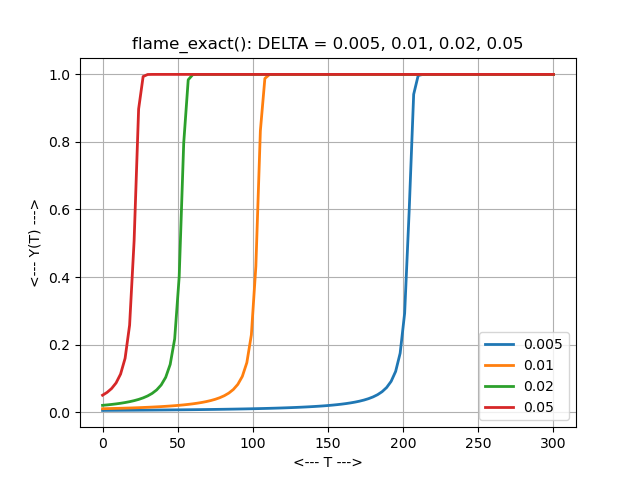

Write Python code to recreate this figure.
#! /usr/bin/env python3
#
def flame_exact_test ( ):

#*****************************************************************************80
#
## flame_exact_test() tests flame_exact().
#
#  Discussion:
#
#    The governing equation is
#
#      dydt = y^2 - y^3
#      y(t0) = y0
#
#  Licensing:
#
#    This code is distributed under the MIT license.
#
#  Modified:
#
#    29 January 2022
#
#  Author:
#
#    John Burkardt
#
  import matplotlib.pyplot as plt
  import numpy as np
  import platform

  print ( '' )
  print ( 'flame_exact_test():' )
  print ( '  python version: ' + platform.python_version ( ) )
  print ( '  numpy version:  ' + np.version.version )
  print ( '  flame_exact() evaluates the exact solution of the flame ODE.' )
#
#  Get default parameters.
#
  t0, y0, tstop = flame_parameters ( )
#
#  Set final time to 300.
#
  tstop = 300.0
  flame_parameters ( t0, y0, tstop )

  print ( '' )
  print ( '  parameters:' )
  print ( '    t0 =    ', t0 )
  print ( '    tstop = ', tstop )
  print ( '' )

  t = np.linspace ( t0, tstop, 101 )

  plt.clf ( )

  for y0 in [ 0.005, 0.01, 0.02, 0.05 ]:

    print ( '  Evaluate for y0 = ', y0 )

    flame_parameters ( t0, y0, tstop )
    y = flame_exact ( t )

    plt.plot ( t, y, linewidth = 2 )

  s = ( 'flame_exact(): DELTA = 0.005, 0.01, 0.02, 0.05' )
  plt.title ( s )
  plt.grid ( True )
  plt.xlabel ( '<--- T --->' )
  plt.ylabel ( '<--- Y(T) --->' )
  plt.legend ( [ '0.005', '0.01', '0.02', '0.05' ] )
  filename = 'flame_exact.png'
  plt.savefig ( filename )
  print ( '  Graphics saved as "' + filename + '"' )
  plt.show ( block = False )
  plt.close ( )
#
#  Terminate.
#
  print ( '' )
  print ( 'flame_exact_test():' )
  print ( '  Normal end of execution.' )
  return

def flame_exact ( t ):

#*****************************************************************************80
#
## flame_exact() evaluates the exact solution of flame_ode().
#
#  Discussion:
#
#    1 equation.
#
#    Moler attributes this problem to Lawrence Shampine.
#
#    The equation describes the radius of a ball of flame that
#    begins, at time 0, at DELTA.
#
#      Y(0) = DELTA
#
#    The rate of fuel consumption is proportional to the volume, and
#    the rate of fuel intake is proportional to the area of the ball.
#    We take the constant of proportionality to be 1.
#
#      Y' = Y^2 - Y^3
#
#    The data is normalized so that Y = 1 is the equilibrium solution.
#
#    The computation is to be made from T = 0 to T = 2/DELTA.
#
#    For values of DELTA close to 1, such as 0.01, the equation is
#    not stiff.  But for DELTA = 0.0001, the equation can become
#    stiff as the solution approaches the equilibrium solution Y = 1,
#    and computed solutions may be wildly inaccurate or cautious
#    solvers may take very small timesteps.
#
#    The exact solution involves the Lambert W function, defined by
#
#      W(z) * exp ( W(z) ) = z
#
#    and if we set
#
#      A = ( 1 / DELTA - 1 )
#
#    then
#
#      Y(T) = 1 / ( W(A*exp(A-T)) + 1 )
#
#  Licensing:
#
#    This code is distributed under the MIT license.
#
#  Modified:
#
#    27 April 2024
#
#  Author:
#
#    John Burkardt
#
#  Reference:
#
#    Cleve Moler,
#    Cleve's Corner: Stiff Differential Equations,
#    MATLAB News and Notes,
#    May 2003, pages 12-13.
#
#  Input:
#
#    real T(:): the times.
#
#  Output:
#
#    real Y(:), the exact solution values.
#
  from scipy.special import lambertw
  import numpy as np

  t0, y0, tstop = flame_parameters ( )

  a = ( 1.0 - y0 ) / y0
  y = 1.0 / np.real ( lambertw ( a * np.exp ( a - ( t - t0 ) ) ) + 1.0 )

  return y

def flame_parameters ( t0_user = None, y0_user = None, \
  tstop_user = None ):

#*****************************************************************************80
#
## flame_parameters() returns the parameters of flame_ode().
#
#  Discussion:
#
#    If input values are specified, this resets the default parameters.
#    Otherwise, the output will be the current defaults.
#
#  Licensing:
#
#    This code is distributed under the MIT license.
#
#  Modified:
#
#    28 January 2022
#
#  Author:
#
#    John Burkardt
#
#  Input:
#
#    real T0_USER: the initial time.
#
#    real Y0_USER: the initial condition.
#
#    real TSTOP_USER: the final time.
#
#  Output:
#
#    real T0: the initial time.
#
#    real Y0: the initial condition.
#
#    real TSTOP: the final time.
#
  import numpy as np
#
#  Initialize defaults.
#
  if not hasattr ( flame_parameters, "t0_default" ):
    flame_parameters.t0_default = 0.0

  if not hasattr ( flame_parameters, "y0_default" ):
    flame_parameters.y0_default = np.array ( [ 0.01 ] )

  if not hasattr ( flame_parameters, "tstop_default" ):
    flame_parameters.tstop_default = 2.0 / flame_parameters.y0_default[0]
#
#  Update defaults if input was supplied.
#
  if ( t0_user is not None ):
    flame_parameters.t0_default = t0_user

  if ( y0_user is not None ):
    flame_parameters.y0_default = y0_user

  if ( tstop_user is not None ):
    flame_parameters.tstop_default = tstop_user
#
#  Return values.
#
  t0 = flame_parameters.t0_default
  y0 = flame_parameters.y0_default
  tstop = flame_parameters.tstop_default
  
  return t0, y0, tstop

def timestamp ( ):

#*****************************************************************************80
#
## timestamp() prints the date as a timestamp.
#
#  Licensing:
#
#    This code is distributed under the MIT license. 
#
#  Modified:
#
#    21 August 2019
#
#  Author:
#
#    John Burkardt
#
  import time

  t = time.time ( )
  print ( time.ctime ( t ) )

  return

if ( __name__ == '__main__' ):
  timestamp ( )
  flame_exact_test ( )
  timestamp ( )
